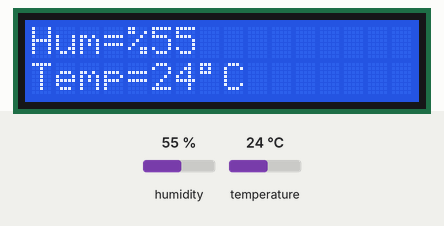
A sketch run on a simulated Arduino Uno, built with avr-gcc and run on an emulated ATmega328P. On the bench: 16×2 character LCD. The test bench sets the inputs (shaded band); at power-on: humidity 55 %, temperature 24 °C. What the sketch prints to the serial monitor is not drawn.

Above: at 1.2 s.
1.3 s: humidity set to 22 %
At 2.4 s:
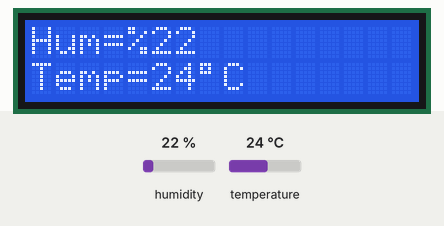
2.8 s: temperature set to 12 °C
At 3.8 s:
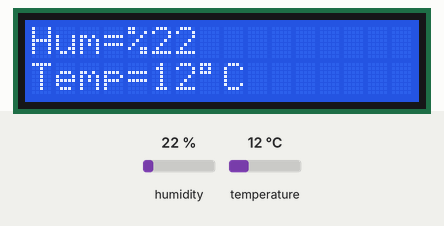
4.3 s: humidity set to 40 %
At 5.3 s:
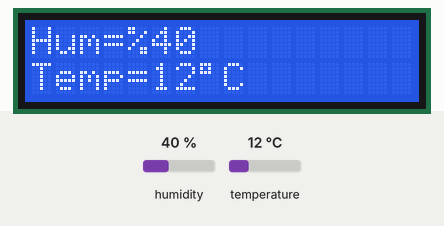
5.8 s: temperature set to 19 °C
At 6.6 s:
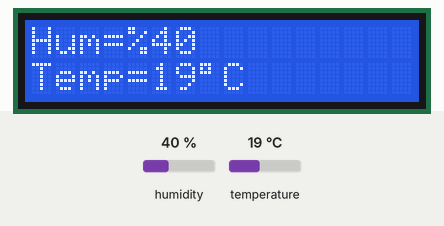
Timing chart, 0 to 8.8 s (numbered marks = the images above; inputs shaded):
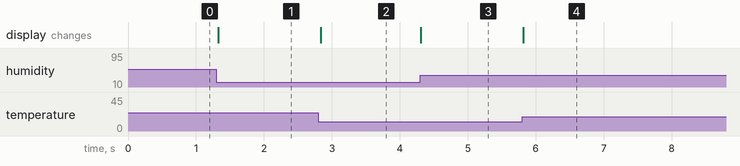

Measured:
- after the input at 1.3 s, the display: changes at once (image 1)
- after the input at 2.8 s, the display: changes at once (image 2)
- after the input at 4.3 s, the display: changes at once (image 3)
- after the input at 5.8 s, the display: changes at once (image 4)

The sketch:

HumAndTemp.ino
```cpp
// initialize the library with the numbers of the interface pins
#include <LiquidCrystal.h>
#include <dht11.h>

//Setup LCD
LiquidCrystal lcd(12, 11, 5, 4, 3, 2);

//Setup DHT
dht11 DHT;
//sensor
const int dht11_data = 6;
int temp = 0;
int hum = 0;

void setup()
{

// set up the LCD's number of columns and rows:
  lcd.begin(16,2);
  Serial.begin(9600);

  String output = "Hum and Temp...";
  lcd.print(output);
  lcd.setCursor(0,1);  //Display position
}

void loop(){
  // Serial.println(analogRead(A0));
  // delay(2);
  DHT.read(dht11_data);

  temp = DHT.temperature;
  hum = DHT.humidity;

  //print humidity
  lcd.clear();
  lcd.print("Hum=%");
  lcd.print(hum);

  lcd.setCursor(0 , 1);

  //print temp
  lcd.print("Temp=");
  lcd.print(temp);
  lcd.write(0xDF);
  lcd.print("C");

  //Put data into Serial Port
  //float value = map(hum, 0, 100, 200, 400);
  Serial.println(hum);//put humidity on serial first
  Serial.println(temp);
  //Serial.println(temp);//put temp on serial next


  // Serial.print("Temp:");
  // Serial.print(temp);
  // Serial.print("\t"); // print a tab
  // Serial.print("Humidity:");
  // Serial.print(hum);
  // Serial.print("\n");

  delay(2);
}
```
